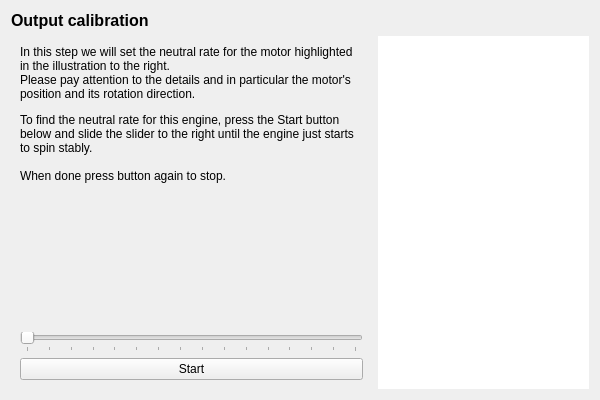
<?xml version="1.0" encoding="UTF-8"?>
<ui version="4.0">
 <class>OutputCalibrationPage</class>
 <widget class="QWizardPage" name="OutputCalibrationPage">
  <property name="geometry">
   <rect>
    <x>0</x>
    <y>0</y>
    <width>600</width>
    <height>400</height>
   </rect>
  </property>
  <property name="windowTitle">
   <string>WizardPage</string>
  </property>
  <layout class="QGridLayout" name="gridLayout">
   <item row="0" column="0">
    <widget class="QLabel" name="label_2">
     <property name="font">
      <font>
       <pointsize>12</pointsize>
       <weight>75</weight>
       <bold>true</bold>
      </font>
     </property>
     <property name="text">
      <string>Output calibration</string>
     </property>
     <property name="alignment">
      <set>Qt::AlignLeading|Qt::AlignLeft|Qt::AlignVCenter</set>
     </property>
    </widget>
   </item>
   <item row="1" column="0">
    <widget class="QStackedWidget" name="calibrationStack">
     <property name="currentIndex">
      <number>1</number>
     </property>
     <widget class="QWidget" name="intro">
      <layout class="QVBoxLayout" name="verticalLayout_3">
       <item>
        <widget class="QLabel" name="label_3">
         <property name="text">
          <string>&lt;!DOCTYPE HTML PUBLIC &quot;-//W3C//DTD HTML 4.0//EN&quot; &quot;http://www.w3.org/TR/REC-html40/strict.dtd&quot;&gt;
&lt;html&gt;&lt;head&gt;&lt;meta name=&quot;qrichtext&quot; content=&quot;1&quot; /&gt;&lt;style type=&quot;text/css&quot;&gt;
p, li { white-space: pre-wrap; }
&lt;/style&gt;&lt;/head&gt;&lt;body style=&quot; font-family:'MS Shell Dlg 2'; font-size:8pt; font-weight:400; font-style:normal;&quot;&gt;
&lt;p style=&quot; margin-top:12px; margin-bottom:12px; margin-left:0px; margin-right:0px; -qt-block-indent:0; text-indent:0px;&quot;&gt;&lt;span style=&quot; font-family:'Lucida Grande'; font-size:10pt;&quot;&gt;It is now time to calibrate the output levels for the signals controlling your vehicle. &lt;/span&gt;&lt;/p&gt;
&lt;p align=&quot;center&quot; style=&quot; margin-top:12px; margin-bottom:12px; margin-left:0px; margin-right:0px; -qt-block-indent:0; text-indent:0px;&quot;&gt;&lt;span style=&quot; font-family:'Lucida Grande'; font-size:10pt; font-weight:600; color:#ff0000;&quot;&gt;VERY IMPORTANT!&lt;/span&gt;&lt;span style=&quot; font-family:'Lucida Grande'; font-size:10pt;&quot;&gt;&lt;br /&gt;&lt;/span&gt;&lt;span style=&quot; font-family:'Lucida Grande'; font-size:10pt; font-weight:600; color:#ff0000;&quot;&gt;REMOVE ALL PROPELLERS FROM THE VEHICLE BEFORE PROCEEDING!&lt;/span&gt;&lt;/p&gt;
&lt;p style=&quot; margin-top:0px; margin-bottom:0px; margin-left:0px; margin-right:0px; -qt-block-indent:0; text-indent:0px;&quot;&gt;&lt;span style=&quot; font-family:'Lucida Grande'; font-size:10pt;&quot;&gt;Connect all components according to the illustration on the summary page, and provide power using an external power supply such as a battery before continuing.&lt;/span&gt;&lt;/p&gt;
&lt;p style=&quot;-qt-paragraph-type:empty; margin-top:0px; margin-bottom:0px; margin-left:0px; margin-right:0px; -qt-block-indent:0; text-indent:0px; font-family:'Lucida Grande'; font-size:10pt;&quot;&gt;&lt;br /&gt;&lt;/p&gt;
&lt;p style=&quot; margin-top:0px; margin-bottom:0px; margin-left:0px; margin-right:0px; -qt-block-indent:0; text-indent:0px;&quot;&gt;&lt;span style=&quot; font-family:'Lucida Grande'; font-size:10pt;&quot;&gt;Depending on what vehicle you have selected, both the motors controlled by ESCs and/or servos controlled directly by the OpenPilot controller may have to be calibrated. The following steps will guide you safely through this process. &lt;/span&gt;&lt;/p&gt;&lt;/body&gt;&lt;/html&gt;</string>
         </property>
         <property name="alignment">
          <set>Qt::AlignLeading|Qt::AlignLeft|Qt::AlignTop</set>
         </property>
         <property name="wordWrap">
          <bool>true</bool>
         </property>
        </widget>
       </item>
      </layout>
     </widget>
     <widget class="QWidget" name="motorNeutral">
      <layout class="QVBoxLayout" name="verticalLayout_4">
       <item>
        <widget class="QLabel" name="label_4">
         <property name="text">
          <string>&lt;html&gt;&lt;head/&gt;&lt;body&gt;&lt;p&gt;In this step we will set the neutral rate for the motor highlighted in the illustration to the right. &lt;br/&gt;Please pay attention to the details and in particular the motor's position and its rotation direction.&lt;/p&gt;&lt;p&gt;To find the neutral rate for this engine, press the Start button below and slide the slider to the right until the engine just starts to spin stably. &lt;br/&gt;&lt;br/&gt;When done press button again to stop.&lt;/p&gt;&lt;/body&gt;&lt;/html&gt;</string>
         </property>
         <property name="alignment">
          <set>Qt::AlignLeading|Qt::AlignLeft|Qt::AlignTop</set>
         </property>
         <property name="wordWrap">
          <bool>true</bool>
         </property>
        </widget>
       </item>
       <item>
        <widget class="QSlider" name="motorNeutralSlider">
         <property name="enabled">
          <bool>false</bool>
         </property>
         <property name="minimum">
          <number>1000</number>
         </property>
         <property name="maximum">
          <number>1300</number>
         </property>
         <property name="singleStep">
          <number>10</number>
         </property>
         <property name="pageStep">
          <number>20</number>
         </property>
         <property name="orientation">
          <enum>Qt::Horizontal</enum>
         </property>
         <property name="invertedAppearance">
          <bool>false</bool>
         </property>
         <property name="tickPosition">
          <enum>QSlider::TicksBelow</enum>
         </property>
         <property name="tickInterval">
          <number>20</number>
         </property>
        </widget>
       </item>
       <item>
        <widget class="QPushButton" name="motorNeutralButton">
         <property name="text">
          <string>Start</string>
         </property>
         <property name="checkable">
          <bool>true</bool>
         </property>
         <property name="checked">
          <bool>false</bool>
         </property>
        </widget>
       </item>
      </layout>
     </widget>
     <widget class="QWidget" name="servoNeutral">
      <layout class="QVBoxLayout" name="verticalLayout_5">
       <item>
        <widget class="QLabel" name="label_6">
         <property name="text">
          <string>&lt;html&gt;&lt;head/&gt;&lt;body&gt;&lt;p&gt;This step calibrates the center position of the servo. To set the center position for this servo, press the Start button below and slide the slider to center the servo. &lt;/p&gt;&lt;p&gt;When done press button again to stop.&lt;/p&gt;&lt;/body&gt;&lt;/html&gt;</string>
         </property>
         <property name="alignment">
          <set>Qt::AlignLeading|Qt::AlignLeft|Qt::AlignTop</set>
         </property>
         <property name="wordWrap">
          <bool>true</bool>
         </property>
        </widget>
       </item>
       <item>
        <widget class="QSlider" name="servoCenterSlider">
         <property name="enabled">
          <bool>false</bool>
         </property>
         <property name="minimum">
          <number>1000</number>
         </property>
         <property name="maximum">
          <number>2000</number>
         </property>
         <property name="singleStep">
          <number>10</number>
         </property>
         <property name="pageStep">
          <number>20</number>
         </property>
         <property name="value">
          <number>1500</number>
         </property>
         <property name="tracking">
          <bool>true</bool>
         </property>
         <property name="orientation">
          <enum>Qt::Horizontal</enum>
         </property>
         <property name="invertedAppearance">
          <bool>false</bool>
         </property>
         <property name="invertedControls">
          <bool>false</bool>
         </property>
         <property name="tickPosition">
          <enum>QSlider::TicksBelow</enum>
         </property>
         <property name="tickInterval">
          <number>40</number>
         </property>
        </widget>
       </item>
       <item>
        <widget class="QPushButton" name="servoCenterButton">
         <property name="text">
          <string>Start</string>
         </property>
         <property name="checkable">
          <bool>true</bool>
         </property>
         <property name="checked">
          <bool>false</bool>
         </property>
        </widget>
       </item>
      </layout>
     </widget>
     <widget class="QWidget" name="servoMinMax">
      <layout class="QVBoxLayout" name="verticalLayout">
       <item>
        <widget class="QLabel" name="label_7">
         <property name="text">
          <string>&lt;html&gt;&lt;head/&gt;&lt;body&gt;&lt;p&gt;To save the servo and other hardware from damage we have to set the max and min angles for the servo. &lt;/p&gt;&lt;p&gt;To set the minimum angle for the servo, press the Start button below and select the top slider and slide it to the left until min angle is reached.&lt;/p&gt;&lt;p&gt;When done press button again to stop.&lt;/p&gt;&lt;/body&gt;&lt;/html&gt;</string>
         </property>
         <property name="alignment">
          <set>Qt::AlignLeading|Qt::AlignLeft|Qt::AlignTop</set>
         </property>
         <property name="wordWrap">
          <bool>true</bool>
         </property>
        </widget>
       </item>
       <item>
        <widget class="QSlider" name="servoMinAngleSlider">
         <property name="enabled">
          <bool>false</bool>
         </property>
         <property name="minimum">
          <number>1000</number>
         </property>
         <property name="maximum">
          <number>1500</number>
         </property>
         <property name="singleStep">
          <number>10</number>
         </property>
         <property name="pageStep">
          <number>20</number>
         </property>
         <property name="value">
          <number>1500</number>
         </property>
         <property name="tracking">
          <bool>true</bool>
         </property>
         <property name="orientation">
          <enum>Qt::Horizontal</enum>
         </property>
         <property name="invertedAppearance">
          <bool>false</bool>
         </property>
         <property name="invertedControls">
          <bool>false</bool>
         </property>
         <property name="tickPosition">
          <enum>QSlider::TicksBelow</enum>
         </property>
         <property name="tickInterval">
          <number>40</number>
         </property>
        </widget>
       </item>
       <item>
        <widget class="QPushButton" name="servoMinAngleButton">
         <property name="text">
          <string>Start</string>
         </property>
         <property name="checkable">
          <bool>true</bool>
         </property>
         <property name="checked">
          <bool>false</bool>
         </property>
        </widget>
       </item>
      </layout>
     </widget>
     <widget class="QWidget" name="page">
      <layout class="QVBoxLayout" name="verticalLayout_2">
       <item>
        <widget class="QLabel" name="label_8">
         <property name="text">
          <string>&lt;html&gt;&lt;head/&gt;&lt;body&gt;&lt;p&gt;To set the maximum angle for the servo, press the Start button below and select the top slider and slide it to the right until max angle is reached.&lt;/p&gt;&lt;p&gt;When done press button again to stop.&lt;/p&gt;&lt;/body&gt;&lt;/html&gt;</string>
         </property>
         <property name="alignment">
          <set>Qt::AlignLeading|Qt::AlignLeft|Qt::AlignTop</set>
         </property>
         <property name="wordWrap">
          <bool>true</bool>
         </property>
        </widget>
       </item>
       <item>
        <widget class="QSlider" name="servoMaxAngleSlider">
         <property name="enabled">
          <bool>false</bool>
         </property>
         <property name="minimum">
          <number>1500</number>
         </property>
         <property name="maximum">
          <number>2000</number>
         </property>
         <property name="singleStep">
          <number>10</number>
         </property>
         <property name="pageStep">
          <number>20</number>
         </property>
         <property name="value">
          <number>1500</number>
         </property>
         <property name="tracking">
          <bool>true</bool>
         </property>
         <property name="orientation">
          <enum>Qt::Horizontal</enum>
         </property>
         <property name="invertedAppearance">
          <bool>false</bool>
         </property>
         <property name="invertedControls">
          <bool>false</bool>
         </property>
         <property name="tickPosition">
          <enum>QSlider::TicksBelow</enum>
         </property>
         <property name="tickInterval">
          <number>40</number>
         </property>
        </widget>
       </item>
       <item>
        <widget class="QPushButton" name="servoMaxAngleButton">
         <property name="text">
          <string>Start</string>
         </property>
         <property name="checkable">
          <bool>true</bool>
         </property>
         <property name="checked">
          <bool>false</bool>
         </property>
        </widget>
       </item>
      </layout>
     </widget>
    </widget>
   </item>
   <item row="1" column="1">
    <widget class="QGraphicsView" name="vehicleView">
     <property name="sizePolicy">
      <sizepolicy hsizetype="Minimum" vsizetype="Minimum">
       <horstretch>0</horstretch>
       <verstretch>0</verstretch>
      </sizepolicy>
     </property>
     <property name="minimumSize">
      <size>
       <width>200</width>
       <height>200</height>
      </size>
     </property>
     <property name="frameShape">
      <enum>QFrame::NoFrame</enum>
     </property>
    </widget>
   </item>
  </layout>
 </widget>
 <resources/>
 <connections>
  <connection>
   <sender>motorNeutralButton</sender>
   <signal>toggled(bool)</signal>
   <receiver>motorNeutralSlider</receiver>
   <slot>setEnabled(bool)</slot>
   <hints>
    <hint type="sourcelabel">
     <x>147</x>
     <y>291</y>
    </hint>
    <hint type="destinationlabel">
     <x>150</x>
     <y>249</y>
    </hint>
   </hints>
  </connection>
  <connection>
   <sender>servoMinAngleButton</sender>
   <signal>toggled(bool)</signal>
   <receiver>servoMinAngleSlider</receiver>
   <slot>setEnabled(bool)</slot>
   <hints>
    <hint type="sourcelabel">
     <x>147</x>
     <y>291</y>
    </hint>
    <hint type="destinationlabel">
     <x>150</x>
     <y>249</y>
    </hint>
   </hints>
  </connection>
  <connection>
   <sender>servoMaxAngleButton</sender>
   <signal>toggled(bool)</signal>
   <receiver>servoMaxAngleSlider</receiver>
   <slot>setEnabled(bool)</slot>
   <hints>
    <hint type="sourcelabel">
     <x>147</x>
     <y>291</y>
    </hint>
    <hint type="destinationlabel">
     <x>150</x>
     <y>249</y>
    </hint>
   </hints>
  </connection>
  <connection>
   <sender>servoCenterButton</sender>
   <signal>toggled(bool)</signal>
   <receiver>servoCenterSlider</receiver>
   <slot>setEnabled(bool)</slot>
   <hints>
    <hint type="sourcelabel">
     <x>147</x>
     <y>291</y>
    </hint>
    <hint type="destinationlabel">
     <x>150</x>
     <y>249</y>
    </hint>
   </hints>
  </connection>
 </connections>
</ui>
